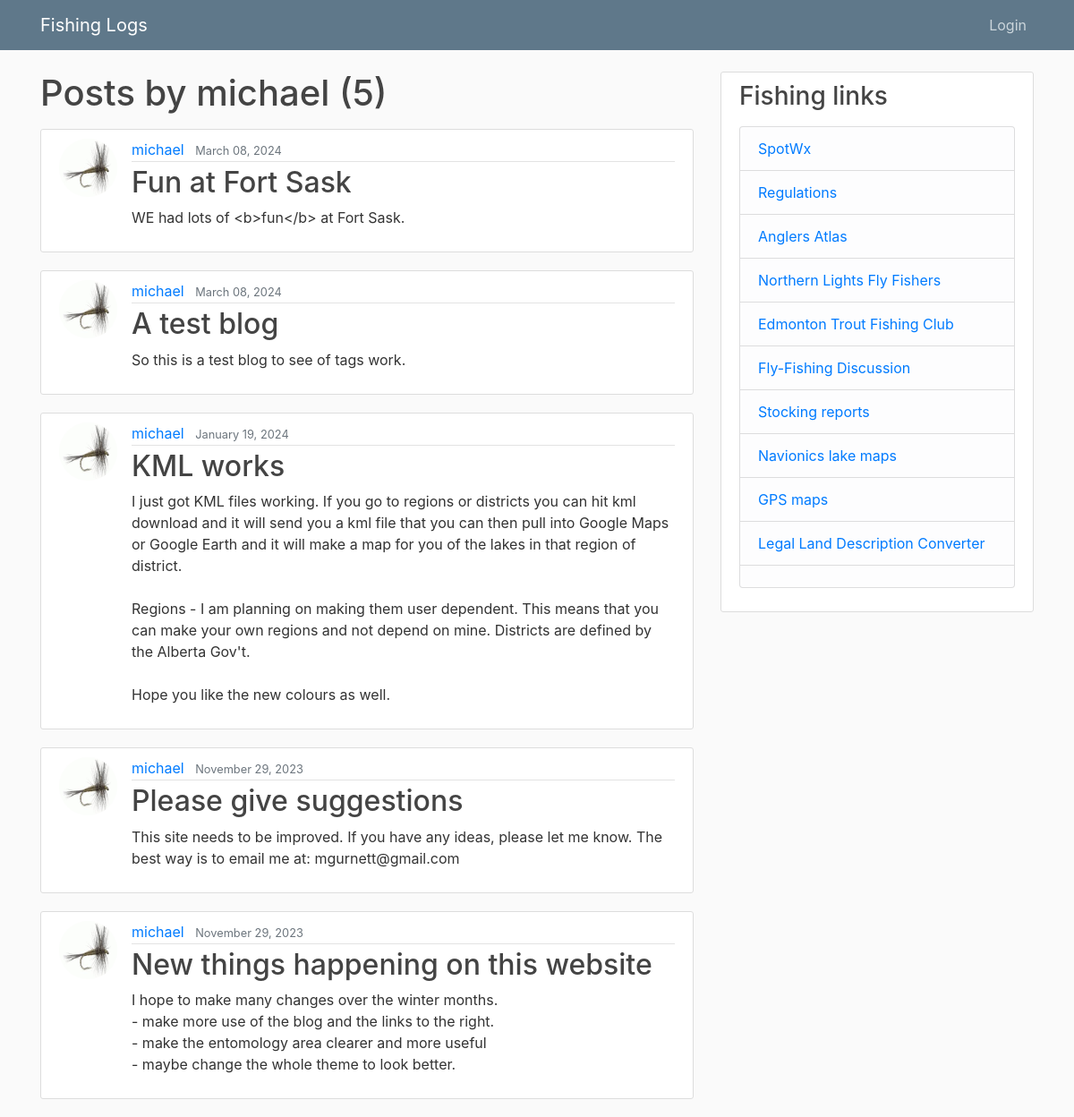
/blog/user/michael, run on the app's committed database.
### blog/models.py (models this page shows, shortened)
class Post(models.Model):
    title = models.CharField(max_length=100)
    content = RichTextField (blank=True, null=True)
    date_posted = models.DateTimeField(default=timezone.now)
    author = models.ForeignKey(User, on_delete=models.CASCADE)
    tags = TaggableManager(blank=True)

### users/models.py (models this page shows, shortened)
class Profile(models.Model):
    user = models.OneToOneField(User, on_delete=models.CASCADE)
    image = models.ImageField(default='default.jpg', upload_to='profile_pics')

### blog/views.py (the view)
# urls.py: path('user/<str:username>', UserPostListView.as_view(), name='user-posts'),
class UserPostListView(ListView):
    model = Post
    template_name = 'blog/user_posts.html'  # <app>/<model>_<viewtype>.html
    context_object_name = 'posts'
    paginate_by = 5
    def get_queryset(self):
        user = get_object_or_404(User, username=self.kwargs.get('username'))
        return Post.objects.filter(author=user).order_by('-date_posted')

### blog/templates/blog/user_posts.html (shortened to what this page needs)
{% extends "blog/base.html" %}
{% block content %}
    <h1 class="mb-3">Posts by {{ view.kwargs.username }} ({{ page_obj.paginator.count }})</h1>
    {% for post in posts %}
        <article class="media content-section">
          <img class="rounded-circle article-img" src="{{ post.author.profile.image.url }}">
          <div class="media-body">
            <div class="article-metadata">
              <a class="mr-2" href="{% url 'user-posts' post.author.username %}">{{ post.author }}</a>
              <small class="text-muted">{{ post.date_posted|date:"F d, Y" }}</small>
            </div>
            <h2><a class="article-title" href="{% url 'post-detail' post.id %}">{{ post.title }}</a></h2>
            <p class="article-content">{{ post.content }}</p>
          </div>
        </article>
    {% endfor %}
{% endblock content %}

### static/blog/main.css (style rules this page uses)
body { background: #fafafa; color: #333333; margin-top: 5rem; }
h1, h2, h3, h4, h5, h6 { color: #444444; }
.content-section { background: #ffffff; padding: 10px 20px; border: 1px solid #dddddd; border-radius: 3px; margin-bottom: 20px; }
.article-title { color: #444444; }
.article-content { white-space: pre-line; }
.article-img { height: 65px; width: 65px; margin-right: 16px; }
.article-metadata { padding-bottom: 1px; margin-bottom: 4px; border-bottom: 1px solid #e3e3e3 }

### data on the page
Post: author.profile.image (placeholder picture), author "michael", date_posted "March 08, 2024", title "Fun at Fort Sask", content "WE had lots of <b>fun</b> at Fort Sask."
Post: author.profile.image (placeholder picture), author "michael", date_posted "March 08, 2024", title "A test blog", content "So this is a test blog to see of tags work."
Post: author.profile.image (placeholder picture), author "michael", date_posted "January 19, 2024", title "KML works", content "I just got KML files working. If you go to regions or districts you can hit kml download and it will send you a kml file that you can then pull into Google Maps or Google Earth and it will make a map for you of the lakes in that region of district. Regions - I am planning on making them user dependent. This means that you can make your own regions and not depend on mine. Districts are defined by the Alberta Gov't. Hope you like the new colours as well."
Post: author.profile.image (placeholder picture), author "michael", date_posted "November 29, 2023", title "Please give suggestions", content "This site needs to be improved. If you have any ideas, please let me know. The best way is to email me at: mgurnett@gmail.com"
Post: author.profile.image (placeholder picture), author "michael", date_posted "November 29, 2023", title "New things happening on this website", content "I hope to make many changes over the winter months. - make more use of the blog and the links to the right. - make the entomology area clearer and more useful - maybe change the whole theme to look better."

### other printed values
{{ view.kwargs.username }} "michael"
{{ page_obj.paginator.count }} "5"
